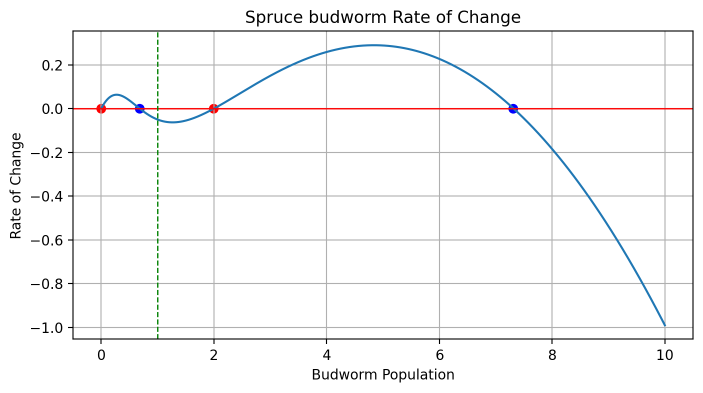
#> input picture img/s01_spruce_budworm.png, 1406 x 785 px (shown at 1/2 size)
$ python gray_scott_art.py
#> lines starting #> are read from the running program, lines starting #| are printed output that depends on the picture
import tkinter as tk
from tkinter import filedialog

import matplotlib.pyplot as plt
import numpy as np
from matplotlib import animation
from matplotlib.axes import Axes
from matplotlib.backend_bases import KeyEvent, MouseEvent
from matplotlib.widgets import Slider
from PIL import Image


def laplacian(uv: np.ndarray) -> np.ndarray:
    """
    Compute the Laplacian of the u and v fields using a 5-point finite
    difference scheme: considering each point and its immediate neighbors in
    the up, down, left, and right directions.

    Reference: https://en.wikipedia.org/wiki/Five-point_stencil

    Parameters
    ----------
    uv : np.ndarray
        3D array with shape (grid_size, grid_size, 2) containing the values of
        u and v.
    Returns
    -------
    np.ndarray
        3D array with shape (grid_size, grid_size, 2) containing the Laplacian
        of u and v.
    """
    lap = -4 * uv

    # Immediate neighbors (up, down, left, right)
    lap += np.roll(uv, shift=1, axis=1)  # up
    lap += np.roll(uv, shift=-1, axis=1)  # down
    lap += np.roll(uv, shift=1, axis=2)  # left
    lap += np.roll(uv, shift=-1, axis=2)  # right
    return lap


# [42 lines left out: function laplacian_9pt, not called in this run]


def gray_scott_pde(
    t: float,
    uv: np.ndarray,
    mask: np.ndarray,
    d1: float = 0.1,
    d2: float = 0.05,
    f: tuple[float, float] = (0.040, 0.060),
    k: tuple[float, float] = (0.060, 0.040),
    stencil: int = 5,
) -> np.ndarray:
    """
    Update the u and v fields using the Gray-Scott model with explicit Euler
    time integration, where the fields are updated based on their current values
    and the calculated derivatives.

    Reference: https://itp.uni-frankfurt.de/~gros/StudentProjects/Projects_2020/projekt_schulz_kaefer/

    Parameters
    ----------
    uv : np.ndarray
        3D array with shape (grid_size, grid_size, 2) containing the values of
        u and v.
    mask : np.ndarray
        2D array with shape (grid_size, grid_size) containing the mask for the
        u and v fields. Each element is either 0 or 1, indicating the parameter
        to use from the tuples f and k.
    d1 : float, optional
        Diffusion rate of u, default is 0.1.
    d2 : float, optional
        Diffusion rate of v, default is 0.05.
    f : tuple[float,float], optional
        Feed rate (at which u is fed into the system), default is 0.040.
    k : tuple[float,float], optional
        Kill rate (at which v is removed from the system), default is 0.060.
    stencil : int, optional
        Stencil to use for the Laplacian computation. Use 5 or 9, default is 5.
    """

    # Extract the matrices for substances u and v
    u, v = uv

    # Generate the matrices for f and k based on the mask
    f_matrix = np.ones_like(u) * f[0]
    f_matrix[mask == 1] = f[1]
    k_matrix = np.ones_like(v) * k[0]
    k_matrix[mask == 1] = k[1]

    # Compute the Laplacian of u and v
    if stencil == 5:
        lap = laplacian(uv)
    elif stencil == 9:
        lap = laplacian_9pt(uv)
    else:
        raise ValueError("Invalid stencil value. Use 5 or 9.")

    # Extract the Laplacian matrices for u and v
    lu, lv = lap

    uv2 = u * v * v

    # Gray-Scott equations
    du_dt = d1 * lu - uv2 + f_matrix * (1 - u)
    dv_dt = d2 * lv + uv2 - (f_matrix + k_matrix) * v

    return np.array([du_dt, dv_dt])


def run_simulation(
    n: int = 250,
    dx: float = 1,
    dt: float = 2,
    anim_speed: int = 100,
    cmap: str = "jet",
):
    """
    Animate the Gray-Scott model simulation.

    Parameters
    ----------
    n : int
        Number of grid points in one dimension, N.
    dx : float
        Spacing between grid points.
    dt : float
        Time step.
    boundary_conditions : str
        Boundary conditions to apply. Use 'neumann' or 'periodic'.
    anim_speed : int
        Animation speed. Number of iterations per frame.
    cmap : str
        Colormap to use for the plot, by default 'jet'.
    """
#> called with n = 250, dx = 1, dt = 2, anim_speed = 100, cmap = 'jet'
    # We first ask the user to upload an image
    # that will be used as a mask for the Gray-Scott model simulation.

    # Open a file dialog to select an image
    root = tk.Tk()
    root.withdraw()  # Hide the main window
    file_path = filedialog.askopenfilename(
        title="Select an image for the mask",
        filetypes=[
            ("Image files", "*.png *.jpg *.jpeg *.bmp *.gif"),
            ("All files", "*.*"),  # Fallback
        ],
    )
#> the answer given: ../../img/s01_spruce_budworm.png
    # The following avoids errors if the user cancels the file picker
    if not file_path:
        print("No file selected. Exiting.")
        return

    root.destroy()

    # Load and process the image
    img = Image.open(file_path).convert("L")  # Convert to grayscale
    img = img.resize((n, n), Image.Resampling.LANCZOS)
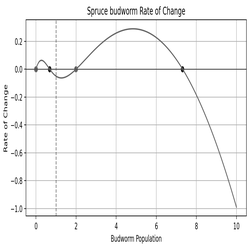
#> img: PIL image 250x250 L; min 0, max 255, mean 246.5
    img_np = np.array(img)
    # Threshold to create a binary mask (0 or 1)
    threshold = 128
    mask = (img_np > threshold).astype(np.int8)
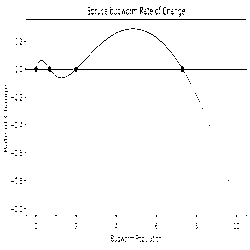
#> mask: shape (250, 250) int8; values 0 (black) and 1 (white), 98.4% white; black in thin lines or dots

    # ------------------------------------------------------------------------#
    # PARAMETERS
    # ------------------------------------------------------------------------#
    length = n * dx  # L

    # Initial parameters - Will be changed using the sliders
    d1 = 0.100
    d2 = 0.050
    f = (0.062, 0.014)
    k = (0.065, 0.056)

    # Pause parameter - Will be toggled by pressing the space bar (see on_keypress)
    pause = False

    # Drawing parameter - Will be toggled by clicking on the plot (see on_click, on_release)
    drawing = False

    # ------------------------------------------------------------------------#
    # INITIALIZE THE PLOT
    # ------------------------------------------------------------------------#

    # Initialize the (u, v) = (1, 0)
    uv = np.ones((2, length, length), dtype=np.float32)
    uv[1] = 0

    # Create figure with plot on the left (6x6) and sliders on the right (6x4)
    fig, axs = plt.subplots(
        nrows=1, ncols=2, figsize=(10, 6), gridspec_kw={"width_ratios": [6, 4]}
    )

    # Initialize the v field image
    ax_uv: Axes = axs[0]
    ax_uv.axis("off")  # Turn off the axis (the grid and numbers)
    im = ax_uv.imshow(uv[1], cmap=cmap, interpolation="bilinear", vmin=0, vmax=1.0)

    # ------------------------------------------------------------------------#
    # ANIMATION
    # ------------------------------------------------------------------------#

    def update_frame(_):
        """This function is called by the animation module at each frame.
        It updates the u and v fields based on the Gray-Scott model equations.
        Returns the updated elements of the plot. This in combination with the
        blit=True parameter in FuncAnimation will only update the changed elements
        of the plot, making the animation faster.
        """
#> called with _ = 0
        # Access variables from the outer scope
        nonlocal pause, uv, mask, d1, d2, f, k
        if pause:
            return [im]

        for _ in range(anim_speed):
            # Solve an initial value problem for a system of ODEs via Euler's method
            uv = uv + gray_scott_pde(_, uv, mask=mask, d1=d1, d2=d2, f=f, k=k) * dt
            # Neumann - zero flux boundary conditions
            uv[:, 0, :] = uv[:, 1, :]
            uv[:, -1, :] = uv[:, -2, :]
            uv[:, :, 0] = uv[:, :, 1]
            uv[:, :, -1] = uv[:, :, -2]

        im.set_array(uv[1])
        return [im]  # Elements to update (using blit=True)

    # Create the animation
    ani = animation.FuncAnimation(fig, update_frame, interval=1, blit=True)

    # ------------------------------------------------------------------------#
    # ANIMATION - PAUSE / RESUME
    # ------------------------------------------------------------------------#

    # We want the user to be able to pause or resume the simulation by pressing the space bar
    # In order to do this, we need a key press event handler: on_keypress

    # [13 lines left out: function on_keypress, not called in this run]

    # Attach the key press event handler to the figure
    fig.canvas.mpl_connect("key_press_event", on_keypress)

    # ------------------------------------------------------------------------#
    # SLIDERS
    # ------------------------------------------------------------------------#

    # The following sliders will allow the user to change the parameters of the Gray-Scott model

    # Create the sliders axes
    ax_sliders: Axes = axs[1]
    ax_sliders.axis("off")  # Turn off the axis (the grid and numbers)

    # Place the axes objects that will contain the sliders
    # We define the location of each axes inside the right column of the figure
    ax_d1 = ax_sliders.inset_axes([0.0, 0.85, 0.8, 0.1])  # [x0, y0, width, height]
    ax_d2 = ax_sliders.inset_axes([0.0, 0.75, 0.8, 0.1])  # [x0, y0, width, height]
    ax_f0 = ax_sliders.inset_axes([0.0, 0.6, 0.8, 0.1])  # [x0, y0, width, height]
    ax_f1 = ax_sliders.inset_axes([0.0, 0.5, 0.8, 0.1])  # [x0, y0, width, height]
    ax_k0 = ax_sliders.inset_axes([0.0, 0.35, 0.8, 0.1])  # [x0, y0, width, height]
    ax_k1 = ax_sliders.inset_axes([0.0, 0.25, 0.8, 0.1])  # [x0, y0, width, height]
    ax_thresh = ax_sliders.inset_axes([0.2, 0.1, 0.6, 0.1])  # [x0, y0, width, height]

    # Create the sliders, each in its own axes [min, max, initial]
    slider_f0 = Slider(ax_f0, "F0", 0.010, 0.090, valinit=f[0], valstep=0.001)
    slider_f1 = Slider(ax_f1, "F1", 0.010, 0.090, valinit=f[1], valstep=0.001)
    slider_k0 = Slider(ax_k0, "K0", 0.010, 0.070, valinit=k[0], valstep=0.001)
    slider_k1 = Slider(ax_k1, "K1", 0.010, 0.070, valinit=k[1], valstep=0.001)
    slider_d1 = Slider(ax_d1, "D1", 0.010, 0.200, valinit=d1, valstep=0.001)
    slider_d2 = Slider(ax_d2, "D2", 0.010, 0.200, valinit=d2, valstep=0.001)
    slider_thresh = Slider(ax_thresh, "Brightness", 0, 100, valinit=50, valstep=0.1)

    # This function will be called when the user changes the sliders
    # [12 lines left out: function update_sliders, not called in this run]
        # Pause the simulation when sliders are updated
        # pause = True

    # Attach the update function to sliders
    slider_f0.on_changed(update_sliders)
    slider_f1.on_changed(update_sliders)
    slider_k0.on_changed(update_sliders)
    slider_k1.on_changed(update_sliders)
    slider_d1.on_changed(update_sliders)
    slider_d2.on_changed(update_sliders)
    slider_thresh.on_changed(update_sliders)

    # ------------------------------------------------------------------------#
    #  DRAW ON UV PLOT
    # ------------------------------------------------------------------------#

    # We want the user to be able to add and remove sources of v by clicking on the plot
    # The first function we define is update_uv, which will be called when the user clicks on the plot
    # It will update the u and v fields based on the mouse position and the mouse button pressed
    # Right click will remove the source of v, left click will add a source of v

    # [61 lines left out: functions update_uv, on_click, on_release, on_motion, not called in this run]

    fig.canvas.mpl_connect("button_press_event", on_click)
    fig.canvas.mpl_connect("button_release_event", on_release)
    fig.canvas.mpl_connect("motion_notify_event", on_motion)

    # ------------------------------------------------------------------------#
    #  DISPLAY
    # ------------------------------------------------------------------------#

    plt.show()


if __name__ == "__main__":
    run_simulation()
